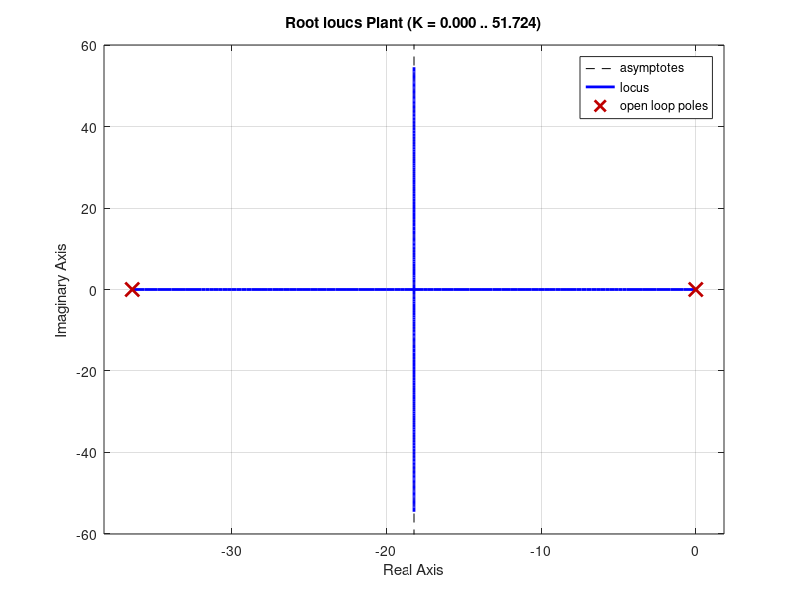
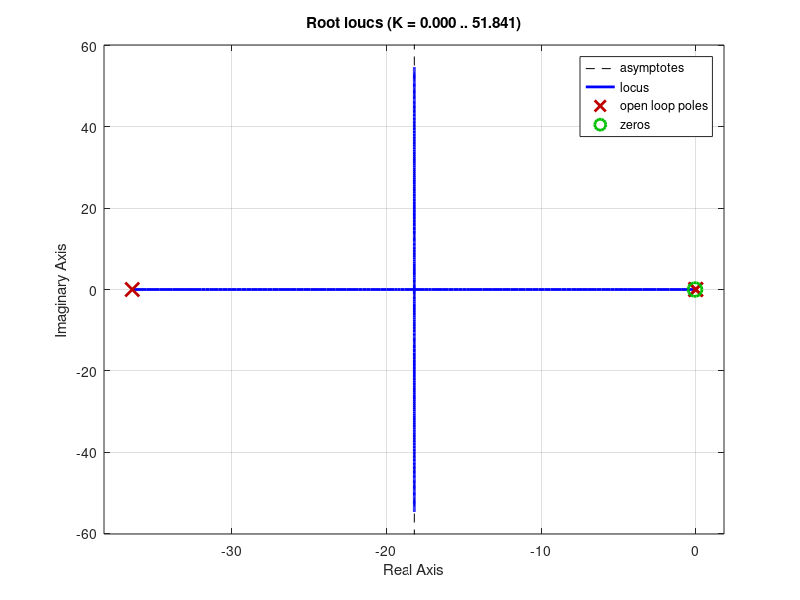
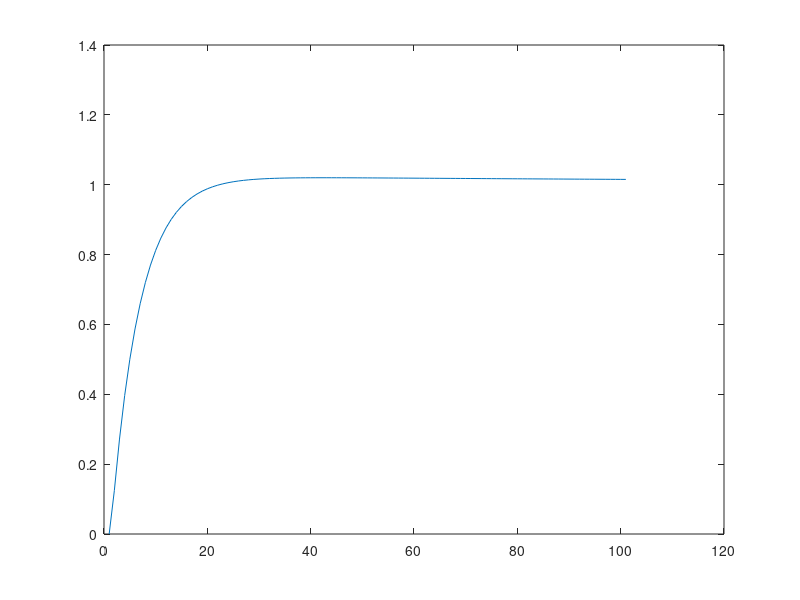

These charts were generated, in order, by the following MATLAB code: (Note: this script raises an error after producing the figures.)
clear all;
close all;
A = [64.11];
B =[1 36.42 0];
Plant = tf(A,B);
C=[1 0.05];
D=[1 0.0088];
lag = tf(C,D);
sys = feedback(lag * Plant ,1);
t = 0:0.1:10 ;
figure;
rlocus(Plant);
figure;
rlocus(lag*Plant);
figure2 = step (sys , t);
figure;
plot(figure2)
stepinfo(sys)

%% step info plant
F = [64.11];
G =[1 36.42 0];
Plant = tf(F,G);
stepinfo(Plant)
%% ki&kp&kd
A = [64.11];
B =[1 36.42 0];
Plant = tf(A,B);
C=[1 0.05];
D=[1 0.0088];
lag = tf(C,D);
PID= feedback(lag * Plant ,1);
syms Kp Kd Ki N
NPID_num=[Kp+N*Kd Kp*N+Ki N*Ki];
NPID_den=[1 N 0];
eqn1=PID.Numerator{1}(1)==NPID_num(1);
eqn2=PID.Numerator{1}(2)==NPID_num(2);
eqn3=PID.Numerator{1}(3)==NPID_num(3);
eqn4=PID.Denominator{1}(2)==NPID_den(2);
solx=vpasolve([eqn1 eqn2 eqn3 eqn4]);
Kp=subs(Kp,solx.Kp)
Kd=subs(Kd,solx.Kd)
Ki=subs(Ki,solx.Ki)
N=subs(N,solx.N)
%% pid tunner
A = [64.11];
B =[1 36.42 0];
Plant = tf(A,B);
C=[1 0.05];
D=[1 0.0088];
lag = tf(C,D);
sys = feedback(lag * Plant ,1);
pidtool(sys)



